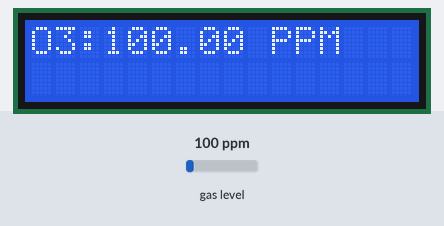
Bench run of a sketch on a simulated Arduino Uno, built with avr-gcc and run on an emulated ATmega328P. Parts: 16×2 character LCD. The inputs (shaded band) are chosen by the test bench; at power-on: gas level 100 ppm. What the sketch prints to the serial monitor is not drawn.

Above: at 2.2 s.
2.3 s: gas level set to 20 ppm
At 3.8 s:
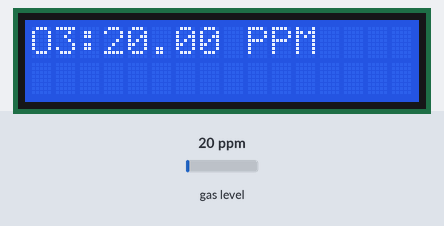
4.6 s: gas level set to 250 ppm
At 6.3 s:
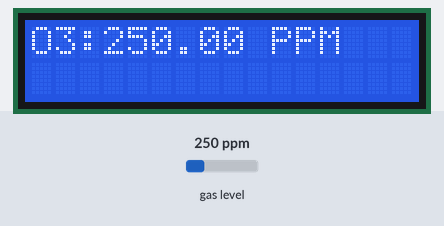
6.6 s: gas level set to 500 ppm
At 8.1 s:
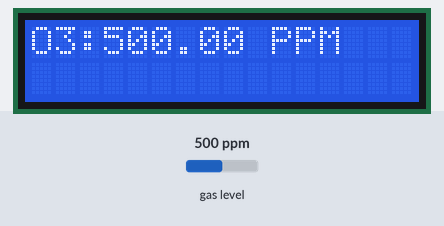
Timing chart, 0 to 9.6 s (numbered marks = the images above; inputs shaded):
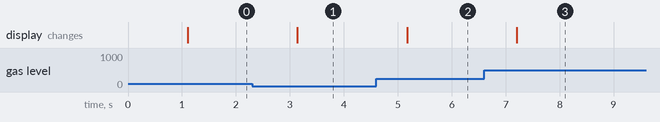

Measured:
- after the input at 2.3 s, the display: changes after 0.84 s (image 1)
- after the input at 4.6 s, the display: changes after 0.57 s (image 2)
- after the input at 6.6 s, the display: changes after 0.61 s (image 3)

The sketch:

Testing_MQ131.ino
```cpp
#include <Wire.h>
#include <LiquidCrystal_I2C.h>
#include <MQUnifiedsensor.h>

#define board "Arduino Uno"
#define voltage_resolution 5
#define pin A1
#define type "MQ-131"
#define ADC_Bit_Resolution 10
#define RatioMQ131CleanAir 15

LiquidCrystal_I2C lcd(0x27, 16, 2);

MQUnifiedsensor MQ131(board, voltage_resolution, ADC_Bit_Resolution, pin, type);

void setup() {
  Serial.begin(9600);
  lcd.init();
  lcd.backlight();
  lcd.clear();

  lcd.setCursor(0,0);
  lcd.print("Calibrating...");

  MQ131.init();

  float calcR0 = 0;
  for(int i = 1; i<=10; i ++)
  {
    MQ131.update();
    calcR0 += MQ131.calibrate(RatioMQ131CleanAir);
    Serial.print(".");
  }
  MQ131.setR0(calcR0/10);
  Serial.println("  done!.");

  MQ131.serialDebug(false);

  lcd.clear();
  lcd.setCursor(0, 0);
  lcd.print("Ready!");
  delay(1000);
}

void loop() {
  MQ131.update();

  MQ131.setRegressionMethod(1);
  MQ131.setA(23.943); MQ131.setB(-1.11);

  float ppm = MQ131.readSensor();

  lcd.clear();

  lcd.setCursor(0, 0);
  lcd.print("O3:");
  lcd.print(ppm);
  lcd.print(" PPM");

  MQ131.readSensorR0Rs();
  delay(1000);
}
```
